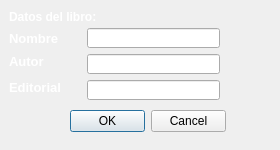
<?xml version="1.0" encoding="UTF-8"?>
<ui version="4.0">
 <class>Dialog</class>
 <widget class="QDialog" name="Dialog">
  <property name="geometry">
   <rect>
    <x>0</x>
    <y>0</y>
    <width>280</width>
    <height>150</height>
   </rect>
  </property>
  <property name="windowTitle">
   <string>Ingresar Libro</string>
  </property>
  <widget class="QLabel" name="label_1">
   <property name="geometry">
    <rect>
     <x>9</x>
     <y>28</y>
     <width>61</width>
     <height>21</height>
    </rect>
   </property>
   <property name="text">
    <string>&lt;html&gt;&lt;head/&gt;&lt;body&gt;&lt;p&gt;&lt;span style=&quot; font-size:10pt; font-weight:600; color:#ffffff;&quot;&gt;Nombre&lt;/span&gt;&lt;/p&gt;&lt;/body&gt;&lt;/html&gt;</string>
   </property>
  </widget>
  <widget class="QLineEdit" name="lineEdit_1">
   <property name="geometry">
    <rect>
     <x>87</x>
     <y>28</y>
     <width>133</width>
     <height>20</height>
    </rect>
   </property>
  </widget>
  <widget class="QLabel" name="label_3">
   <property name="geometry">
    <rect>
     <x>9</x>
     <y>80</y>
     <width>61</width>
     <height>16</height>
    </rect>
   </property>
   <property name="text">
    <string>&lt;html&gt;&lt;head/&gt;&lt;body&gt;&lt;p&gt;&lt;span style=&quot; font-size:10pt; font-weight:600; color:#ffffff;&quot;&gt;Editorial&lt;/span&gt;&lt;/p&gt;&lt;/body&gt;&lt;/html&gt;</string>
   </property>
  </widget>
  <widget class="QLabel" name="label_4">
   <property name="geometry">
    <rect>
     <x>9</x>
     <y>106</y>
     <width>16</width>
     <height>16</height>
    </rect>
   </property>
   <property name="text">
    <string/>
   </property>
  </widget>
  <widget class="QDialogButtonBox" name="buttonBox">
   <property name="geometry">
    <rect>
     <x>70</x>
     <y>110</y>
     <width>156</width>
     <height>23</height>
    </rect>
   </property>
   <property name="orientation">
    <enum>Qt::Horizontal</enum>
   </property>
   <property name="standardButtons">
    <set>QDialogButtonBox::Cancel|QDialogButtonBox::Ok</set>
   </property>
  </widget>
  <widget class="QLabel" name="label">
   <property name="geometry">
    <rect>
     <x>9</x>
     <y>9</y>
     <width>101</width>
     <height>16</height>
    </rect>
   </property>
   <property name="text">
    <string>&lt;html&gt;&lt;head/&gt;&lt;body&gt;&lt;p&gt;&lt;span style=&quot; font-weight:600; color:#ffffff;&quot;&gt;Datos del libro:&lt;/span&gt;&lt;/p&gt;&lt;/body&gt;&lt;/html&gt;</string>
   </property>
  </widget>
  <widget class="QLabel" name="label_2">
   <property name="geometry">
    <rect>
     <x>9</x>
     <y>54</y>
     <width>41</width>
     <height>16</height>
    </rect>
   </property>
   <property name="text">
    <string>&lt;html&gt;&lt;head/&gt;&lt;body&gt;&lt;p&gt;&lt;span style=&quot; font-size:10pt; font-weight:600; color:#ffffff;&quot;&gt;Autor&lt;/span&gt;&lt;/p&gt;&lt;/body&gt;&lt;/html&gt;</string>
   </property>
  </widget>
  <widget class="QLineEdit" name="lineEdit_3">
   <property name="geometry">
    <rect>
     <x>87</x>
     <y>80</y>
     <width>133</width>
     <height>20</height>
    </rect>
   </property>
  </widget>
  <widget class="QLineEdit" name="lineEdit_2">
   <property name="geometry">
    <rect>
     <x>87</x>
     <y>54</y>
     <width>133</width>
     <height>20</height>
    </rect>
   </property>
  </widget>
  <widget class="QLabel" name="label_5">
   <property name="geometry">
    <rect>
     <x>-7</x>
     <y>-4</y>
     <width>291</width>
     <height>161</height>
    </rect>
   </property>
   <property name="text">
    <string/>
   </property>
   <property name="pixmap">
    <pixmap>bilioteca1.jpg</pixmap>
   </property>
   <property name="scaledContents">
    <bool>true</bool>
   </property>
  </widget>
  <zorder>label_5</zorder>
  <zorder>label_1</zorder>
  <zorder>lineEdit_1</zorder>
  <zorder>label_3</zorder>
  <zorder>label_4</zorder>
  <zorder>buttonBox</zorder>
  <zorder>label</zorder>
  <zorder>label_2</zorder>
  <zorder>lineEdit_3</zorder>
  <zorder>lineEdit_2</zorder>
 </widget>
 <resources/>
 <connections>
  <connection>
   <sender>buttonBox</sender>
   <signal>accepted()</signal>
   <receiver>Dialog</receiver>
   <slot>accept()</slot>
   <hints>
    <hint type="sourcelabel">
     <x>248</x>
     <y>254</y>
    </hint>
    <hint type="destinationlabel">
     <x>157</x>
     <y>274</y>
    </hint>
   </hints>
  </connection>
  <connection>
   <sender>buttonBox</sender>
   <signal>rejected()</signal>
   <receiver>Dialog</receiver>
   <slot>reject()</slot>
   <hints>
    <hint type="sourcelabel">
     <x>316</x>
     <y>260</y>
    </hint>
    <hint type="destinationlabel">
     <x>286</x>
     <y>274</y>
    </hint>
   </hints>
  </connection>
 </connections>
</ui>
